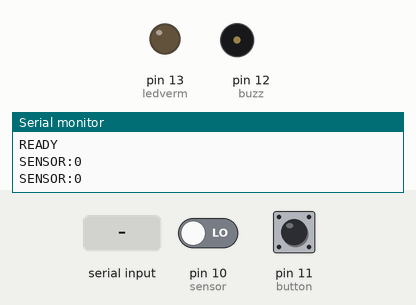
The sketch below on a simulated Arduino Uno, built with avr-gcc and run on an emulated ATmega328P. Shown: output pins drawn as LEDs (lit = HIGH), buzzer (waves = sounding, pin HIGH), the last lines printed to the serial monitor. Dashed ring = blinking. The inputs (shaded band) are chosen by the test bench; at power-on: pin 10 (sensor) LOW, pin 11 (button) HIGH.

Above: at 3.2 s.
3.3 s: "ON\n" received over Serial
4.8 s: pin 10 (sensor) driven HIGH
At 4.95 s:
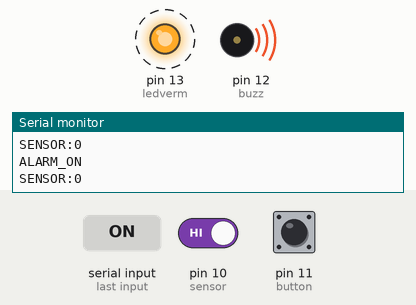
7.8 s: pin 10 (sensor) driven LOW
At 8.9 s:
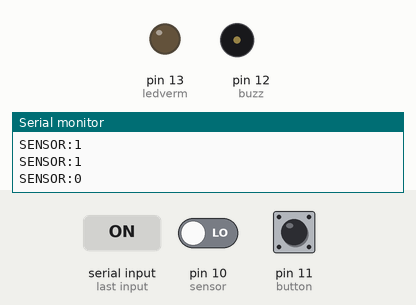
9.3 s: "OFF\n" received over Serial
10.8 s: "1\n" received over Serial
Timing chart, 0 to 13.3 s (numbered marks = the images above; inputs shaded):
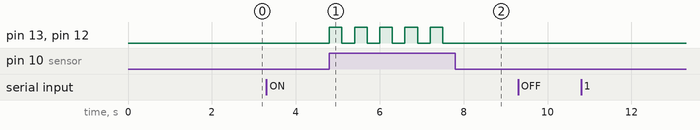

Measured:
- after the input at 4.8 s, pin 13 (ledverm), pin 12 (buzz): alternates HIGH for 0.30 s and LOW for 0.30 s, starting at once
- after the input at 7.8 s, pin 13 (ledverm), pin 12 (buzz): stops changing and stays LOW

The sketch:

Alarme_Presenca.ino
```cpp
int ledverm = 13;
int buzz = 12;
int button = 11;
int sensor = 10;

bool alarmEnabled = false;
int lastButtonState = HIGH;
unsigned long lastDebounceTime = 0;
const unsigned long debounceDelay = 50;

void setup() {
  pinMode(ledverm, OUTPUT);
  pinMode(buzz, OUTPUT);
  pinMode(button, INPUT_PULLUP); // usa resistor interno pull-up
  pinMode(sensor, INPUT);
  Serial.begin(9600);
  delay(2000); // aguarda serial estabilizar
  Serial.println("READY");
}

void loop() {
  // Leitura do botão (com debounce) para alternar modo localmente
  int reading = digitalRead(button);
  if (reading != lastButtonState) {
    lastDebounceTime = millis();
  }
  if ((millis() - lastDebounceTime) > debounceDelay) {
    // detecta borda de pressão (botão para GND -> LOW)
    if (reading == LOW && lastButtonState == HIGH) {
      alarmEnabled = !alarmEnabled;
      Serial.println(alarmEnabled ? "ALARM_ON" : "ALARM_OFF");
      delay(200); // pequeno debounce
    }
  }
  lastButtonState = reading;

  // Recebe comandos via Serial: "ON" ou "OFF"
  if (Serial.available() > 0) {
    String cmd = Serial.readStringUntil('\n');
    cmd.trim();
    if (cmd.equalsIgnoreCase("ON")) {
      alarmEnabled = true;
      Serial.println("ALARM_ON");
    } else if (cmd.equalsIgnoreCase("OFF")) {
      alarmEnabled = false;
      Serial.println("ALARM_OFF");
    } else {
      // opcional: eco do comando recebido
      Serial.print("CMD:");
      Serial.println(cmd);
    }
  }

  int lsensor = digitalRead(sensor);

  // Se alarme habilitado e sensor detectou, pisca e buzina
  if (alarmEnabled && lsensor == HIGH) {
    digitalWrite(ledverm, HIGH);
    digitalWrite(buzz, HIGH);
    delay(300);
    digitalWrite(ledverm, LOW);
    digitalWrite(buzz, LOW);
    delay(300);
  } else {
    // Garante desligado quando não ativado
    digitalWrite(ledverm, LOW);
    digitalWrite(buzz, LOW);
  }

  // Opcional: envia estado do sensor periodicamente (útil para debug)
  static unsigned long lastReport = 0;
  if (millis() - lastReport > 1000) {
    lastReport = millis();
    Serial.print("SENSOR:");
    Serial.println(lsensor);
  }
}
```
